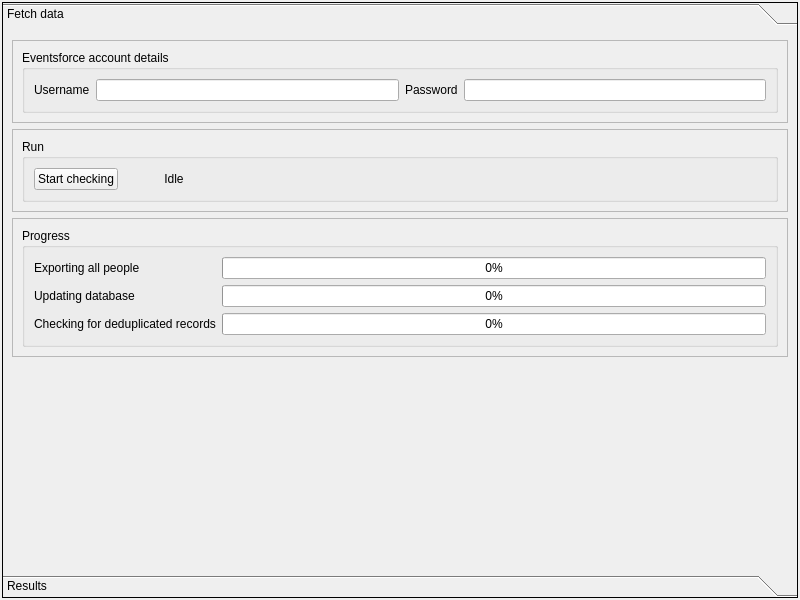
<?xml version="1.0" encoding="UTF-8"?>
<ui version="4.0">
 <class>DuplicateDetect</class>
 <widget class="QMainWindow" name="DuplicateDetect">
  <property name="geometry">
   <rect>
    <x>0</x>
    <y>0</y>
    <width>800</width>
    <height>600</height>
   </rect>
  </property>
  <property name="windowTitle">
   <string>DuplicateDetect</string>
  </property>
  <widget class="QWidget" name="centralwidget">
   <layout class="QVBoxLayout" name="verticalLayout">
    <property name="spacing">
     <number>0</number>
    </property>
    <property name="margin">
     <number>2</number>
    </property>
    <item>
     <widget class="QToolBox" name="toolBox">
      <property name="frameShape">
       <enum>QFrame::Panel</enum>
      </property>
      <property name="currentIndex">
       <number>0</number>
      </property>
      <widget class="QWidget" name="fetch_page">
       <property name="geometry">
        <rect>
         <x>0</x>
         <y>0</y>
         <width>794</width>
         <height>540</height>
        </rect>
       </property>
       <attribute name="label">
        <string>Fetch data</string>
       </attribute>
       <layout class="QVBoxLayout" name="verticalLayout_2">
        <item>
         <widget class="QFrame" name="frame">
          <property name="sizePolicy">
           <sizepolicy hsizetype="Preferred" vsizetype="Minimum">
            <horstretch>0</horstretch>
            <verstretch>0</verstretch>
           </sizepolicy>
          </property>
          <property name="frameShape">
           <enum>QFrame::StyledPanel</enum>
          </property>
          <property name="frameShadow">
           <enum>QFrame::Raised</enum>
          </property>
          <layout class="QHBoxLayout" name="horizontalLayout_2">
           <item>
            <widget class="QGroupBox" name="groupBox_2">
             <property name="title">
              <string>Eventsforce account details</string>
             </property>
             <layout class="QHBoxLayout" name="horizontalLayout_3">
              <item>
               <widget class="QLabel" name="label">
                <property name="text">
                 <string>Username</string>
                </property>
               </widget>
              </item>
              <item>
               <widget class="QLineEdit" name="username"/>
              </item>
              <item>
               <widget class="QLabel" name="label_2">
                <property name="text">
                 <string>Password</string>
                </property>
               </widget>
              </item>
              <item>
               <widget class="QLineEdit" name="password">
                <property name="echoMode">
                 <enum>QLineEdit::Password</enum>
                </property>
               </widget>
              </item>
             </layout>
            </widget>
           </item>
          </layout>
         </widget>
        </item>
        <item>
         <widget class="QFrame" name="frame_4">
          <property name="sizePolicy">
           <sizepolicy hsizetype="Preferred" vsizetype="Minimum">
            <horstretch>0</horstretch>
            <verstretch>0</verstretch>
           </sizepolicy>
          </property>
          <property name="minimumSize">
           <size>
            <width>0</width>
            <height>0</height>
           </size>
          </property>
          <property name="frameShape">
           <enum>QFrame::StyledPanel</enum>
          </property>
          <property name="frameShadow">
           <enum>QFrame::Raised</enum>
          </property>
          <layout class="QHBoxLayout" name="horizontalLayout_9">
           <item>
            <widget class="QGroupBox" name="groupBox_4">
             <property name="minimumSize">
              <size>
               <width>0</width>
               <height>0</height>
              </size>
             </property>
             <property name="title">
              <string>Run</string>
             </property>
             <layout class="QHBoxLayout" name="horizontalLayout_8">
              <item>
               <layout class="QHBoxLayout" name="horizontalLayout">
                <item>
                 <widget class="QPushButton" name="start">
                  <property name="text">
                   <string>Start checking</string>
                  </property>
                 </widget>
                </item>
                <item>
                 <widget class="QLabel" name="status">
                  <property name="sizePolicy">
                   <sizepolicy hsizetype="Minimum" vsizetype="Preferred">
                    <horstretch>0</horstretch>
                    <verstretch>0</verstretch>
                   </sizepolicy>
                  </property>
                  <property name="minimumSize">
                   <size>
                    <width>100</width>
                    <height>0</height>
                   </size>
                  </property>
                  <property name="text">
                   <string>Idle</string>
                  </property>
                  <property name="alignment">
                   <set>Qt::AlignCenter</set>
                  </property>
                 </widget>
                </item>
                <item>
                 <spacer name="horizontalSpacer">
                  <property name="orientation">
                   <enum>Qt::Horizontal</enum>
                  </property>
                  <property name="sizeHint" stdset="0">
                   <size>
                    <width>40</width>
                    <height>20</height>
                   </size>
                  </property>
                 </spacer>
                </item>
               </layout>
              </item>
             </layout>
            </widget>
           </item>
          </layout>
         </widget>
        </item>
        <item>
         <widget class="QFrame" name="frame_2">
          <property name="minimumSize">
           <size>
            <width>0</width>
            <height>100</height>
           </size>
          </property>
          <property name="frameShape">
           <enum>QFrame::StyledPanel</enum>
          </property>
          <property name="frameShadow">
           <enum>QFrame::Raised</enum>
          </property>
          <layout class="QVBoxLayout" name="verticalLayout_3">
           <item>
            <widget class="QGroupBox" name="groupBox">
             <property name="title">
              <string>Progress</string>
             </property>
             <layout class="QFormLayout" name="formLayout">
              <property name="fieldGrowthPolicy">
               <enum>QFormLayout::AllNonFixedFieldsGrow</enum>
              </property>
              <item row="0" column="0">
               <widget class="QLabel" name="label_3">
                <property name="text">
                 <string>Exporting all people</string>
                </property>
               </widget>
              </item>
              <item row="0" column="1">
               <widget class="QProgressBar" name="progress_export">
                <property name="value">
                 <number>0</number>
                </property>
               </widget>
              </item>
              <item row="1" column="0">
               <widget class="QLabel" name="label_4">
                <property name="text">
                 <string>Updating database</string>
                </property>
               </widget>
              </item>
              <item row="1" column="1">
               <widget class="QProgressBar" name="progress_update">
                <property name="value">
                 <number>0</number>
                </property>
               </widget>
              </item>
              <item row="4" column="0">
               <widget class="QLabel" name="label_5">
                <property name="text">
                 <string>Checking for deduplicated records</string>
                </property>
               </widget>
              </item>
              <item row="4" column="1">
               <widget class="QProgressBar" name="progress_dedup">
                <property name="value">
                 <number>0</number>
                </property>
               </widget>
              </item>
             </layout>
            </widget>
           </item>
          </layout>
         </widget>
        </item>
        <item>
         <spacer name="verticalSpacer">
          <property name="orientation">
           <enum>Qt::Vertical</enum>
          </property>
          <property name="sizeHint" stdset="0">
           <size>
            <width>20</width>
            <height>40</height>
           </size>
          </property>
         </spacer>
        </item>
       </layout>
      </widget>
      <widget class="QWidget" name="results_page">
       <property name="geometry">
        <rect>
         <x>0</x>
         <y>0</y>
         <width>794</width>
         <height>540</height>
        </rect>
       </property>
       <attribute name="label">
        <string>Results</string>
       </attribute>
       <layout class="QHBoxLayout" name="horizontalLayout_4">
        <item>
         <widget class="QListView" name="results">
          <property name="verticalScrollBarPolicy">
           <enum>Qt::ScrollBarAlwaysOn</enum>
          </property>
          <property name="horizontalScrollBarPolicy">
           <enum>Qt::ScrollBarAlwaysOff</enum>
          </property>
          <property name="editTriggers">
           <set>QAbstractItemView::NoEditTriggers</set>
          </property>
          <property name="showDropIndicator" stdset="0">
           <bool>false</bool>
          </property>
          <property name="wordWrap">
           <bool>true</bool>
          </property>
         </widget>
        </item>
        <item>
         <layout class="QVBoxLayout" name="verticalLayout_4">
          <property name="leftMargin">
           <number>0</number>
          </property>
          <item>
           <widget class="QPushButton" name="hide">
            <property name="text">
             <string>Hide this group</string>
            </property>
           </widget>
          </item>
          <item>
           <spacer name="verticalSpacer_2">
            <property name="orientation">
             <enum>Qt::Vertical</enum>
            </property>
            <property name="sizeHint" stdset="0">
             <size>
              <width>20</width>
              <height>40</height>
             </size>
            </property>
           </spacer>
          </item>
         </layout>
        </item>
       </layout>
      </widget>
     </widget>
    </item>
   </layout>
  </widget>
 </widget>
 <resources/>
 <connections/>
</ui>
